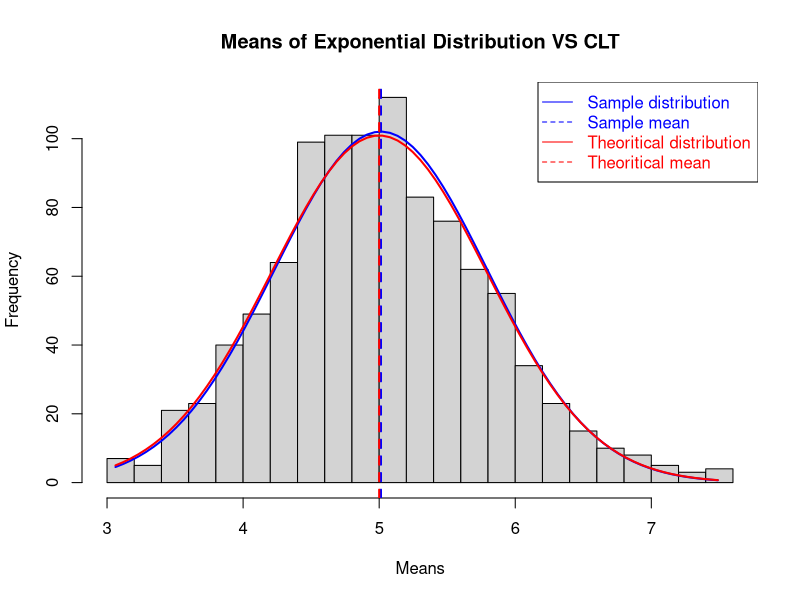

This figure's R source:
## ---- chunk 1
knitr::opts_chunk$set(echo = TRUE)
## ---- chunk 2
options(tinytex.verbose = TRUE)
## ---- chunk 3
lambda<-.2;n<-40;mns = NULL;for (i in 1 : 1000) mns = c(mns, mean(rexp(n,lambda)))


## ---- chunk 4
h<-hist(mns, breaks=20,xlab="Means", main="Means of Exponential Distribution VS CLT") 
xfit<-seq(min(mns),max(mns),length=80) 
yfit<-dnorm(xfit,mean=mean(mns),sd=sd(mns)) 
yfit <- yfit*diff(h$mids[1:2])*length(mns) 
lines(xfit, yfit, col="blue", lwd=2)
yfitt<-dnorm(xfit,mean=mean(1/lambda),sd=(1/lambda)/sqrt(n)) 
yfitt <- yfitt*diff(h$mids[1:2])*length(mns) 
lines(xfit, yfitt, col="red", lwd=2)
abline(v=mean(mns), col='blue', lwd=2, lty=2);abline(v=1/lambda, col='red', lwd=2, lty=2)
legend(x= 'topright', 
       legend= c("Sample distribution", "Sample mean", "Theoritical distribution", "Theoritical mean"),
       col = c('blue','blue','red','red'),
       text.col = c('blue','blue','red','red'), 
       lty = c(1,2,1,2),merge = TRUE)

